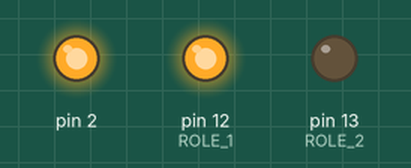
The sketch below on a simulated Arduino Uno, built with avr-gcc and run on an emulated ATmega328P. On the bench: output pins drawn as LEDs (lit = HIGH). What the sketch prints to the serial monitor is not drawn.

Above: at 1.0 s.
At 4.0 s:
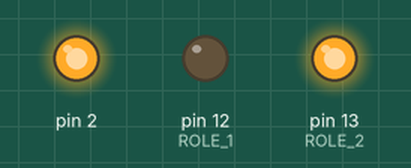
At 7.5 s:
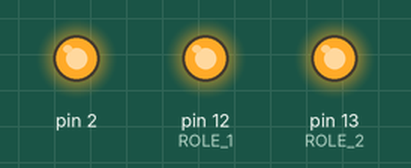
At 10.5 s:
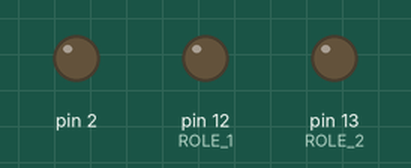
At 14.5 s:
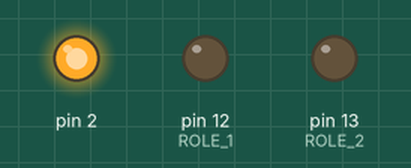
Timing chart, 0 to 15.6 s (numbered marks = the images above):
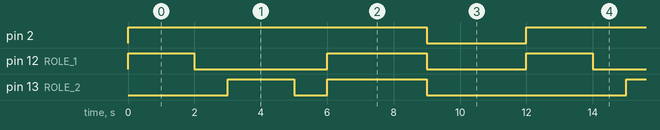

Measured:
- by itself, pin 2: alternates HIGH for 9.0 s and LOW for 3.0 s
- by itself, pin 12 (ROLE_1): repeats every 12.0 s: LOW 4.0 s, HIGH 3.0 s, LOW 3.0 s, HIGH 2.0 s
- by itself, pin 13 (ROLE_2): repeats every 12.0 s: LOW 1.0 s, HIGH 3.0 s, LOW 6.0 s, HIGH 2.0 s

The sketch:

Akilli_Role_Modulcugu.ino
```cpp
/*
                                  ///////////////////////////////////////////////////////
                                  /////////   IoT BOT Test Yazılımları Serisi   /////////
                                  ///////////////////////////////////////////////////////
                                                   AKILLI RÖLE MODÜLCÜĞÜ
*/

//---------------------------------------          HADİ KODLAYALIM...       ----------------------------------------------------------------

/*
  NOT:
        1 - Karta yükleme yapmadan önce kart  yöneticisinden işlemciyi "ESP8266 Generic Module" seçiyoruz.
        2 - Kartın üzerindeki "BOOT" tuşuna basılı tutarken "RESET" tuşuna bir kere basıp butonları bırakıyoruz ve cihazımı yükleme moduna alıyoruz.
        3 - BOOT modunda bekleyen kartımızın uygun yükleme portunu seçtikten sonra yükle butonuna basıyoruz.
        4 - Yükleme işlemi bittikten sonra reset tuşuna basarak işlemcimizi yükleme modundan çıkartarak kodumuzun çalışmasını sağlıyoruz.
*/

//---------------------------------------   // İLK TANIMLAMALAR VE KÜTÜPHANE EKLEME   ------------------------------------------------------

#define UYGULAMA "Akıllı Röle Modülcüğü"


int ROLE_1 = 12;                                      // Rolenin Bağlı Olduğu Pini 12. Pin Tanımladık.
int ROLE_2 = 13;                                      // Rolenin Bağlı Olduğu Pini 12. Pin Tanımladık.

//---------------------------------------   // SADECE İLK AÇILIŞTA BİR KERE ÇALIŞACAK KISIM   ---------------------------------------------

void setup()
{
  Serial.begin(115200);                               // Seri haberleşmeyi "115200" bandında başlattık.

  Serial.println("     IoT BOT    ");                 // Seri ekrana bilgilendirme mesajı gönderdik.
  Serial.println(UYGULAMA);

  pinMode(ROLE_1, OUTPUT);                            // Röleyi çıkış pini olarak ayarladık.
  pinMode(ROLE_2, OUTPUT);                            // Röleyi çıkış pini olarak ayarladık.
  pinMode(2, OUTPUT);                                 // İşlemcinin üzerindeki ledi çıkış olarak tanımladık.

  digitalWrite(ROLE_1, LOW);                          // Sinyallerin anlaşılması için iki röleyide kapalı konuma getirdik.
  digitalWrite(ROLE_2, LOW);                          // Sinyallerin anlaşılması için iki röleyide kapalı konuma getirdik.
}

//---------------------------------------   // SÜREKLİ ÇALIŞACAK DÖNGÜ İÇİNDEKİ KISIM   ---------------------------------------------------

void loop()
{
  digitalWrite(ROLE_1, HIGH);                         // 1. Röleyi tetikliyoruz.
  digitalWrite(2, HIGH);                              // Ledi açıyoruz.
  delay(2000);                                        // Sinyallerin anlaşıabilmesi için araya bekleme süresi koyuyoruz.
  digitalWrite(ROLE_1, LOW);                          // 1. Röleyi devre dışı bırakıyoruz.
  delay(1000);                                        // Sinyallerin anlaşıabilmesi için araya bekleme süresi koyuyoruz.

  digitalWrite(ROLE_2, HIGH);                         // 2. Röleyi tetikliyoruz.
  digitalWrite(2, HIGH);                              // Ledi açıyoruz.
  delay(2000);                                        // Sinyallerin anlaşıabilmesi için araya bekleme süresi koyuyoruz.
  digitalWrite(ROLE_2, LOW);                          // 2. Röleyi devre dışı bırakıyoruz.
  delay(1000);                                        // Sinyallerin anlaşıabilmesi için araya bekleme süresi koyuyoruz.

  digitalWrite(2, HIGH);                              // Ledi açıyoruz.
  digitalWrite(ROLE_1, HIGH);                         // 1. Röleyi tetikliyoruz.
  digitalWrite(ROLE_2, HIGH);                         // 2. Röleyi tetikliyoruz.
  delay(3000);                                        // Sinyallerin anlaşıabilmesi için araya bekleme süresi koyuyoruz.

  digitalWrite(2, LOW);                               // Ledi açıyoruz.
  digitalWrite(ROLE_1, LOW);                          // 1. Röleyi devre dışı bırakıyoruz.
  digitalWrite(ROLE_2, LOW);                          // 2. Röleyi devre dışı bırakıyoruz.
  delay(3000);                                        // Sinyallerin anlaşıabilmesi için araya bekleme süresi koyuyoruz.
}
```
